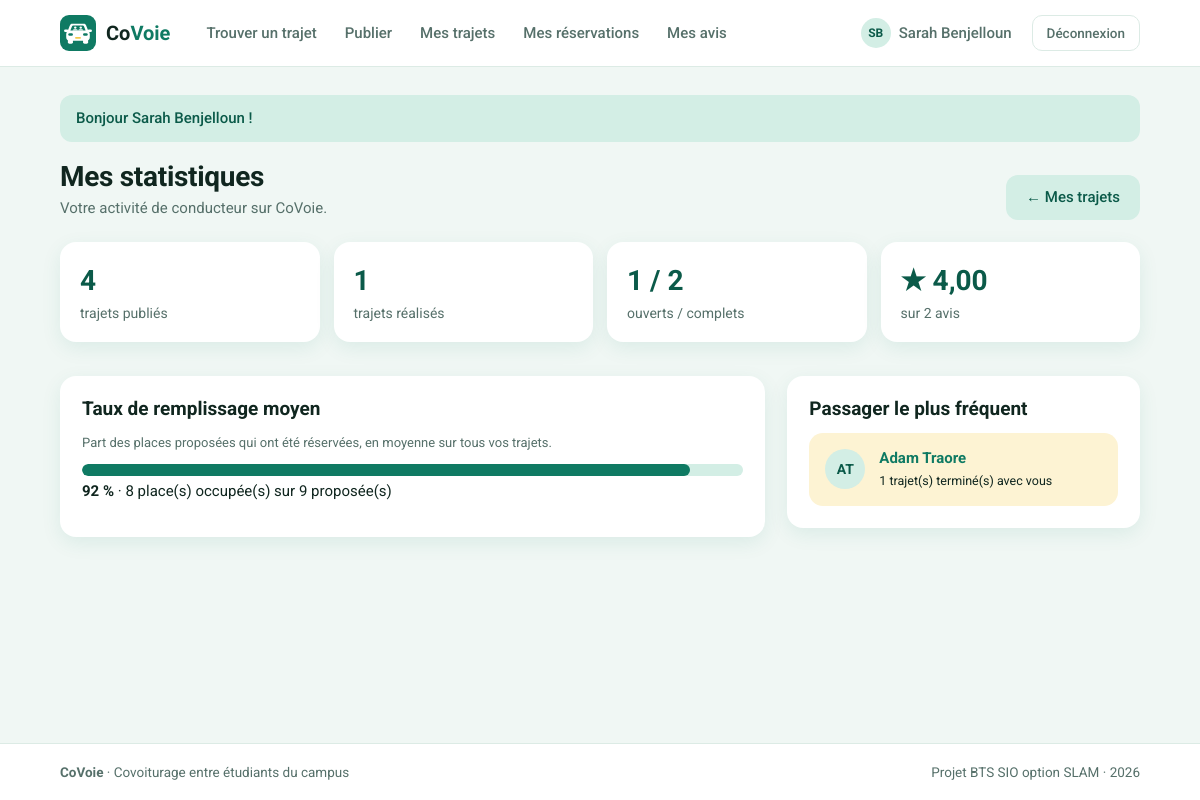
The app's page /index.php?page=mes-statistiques (signed in), older data.
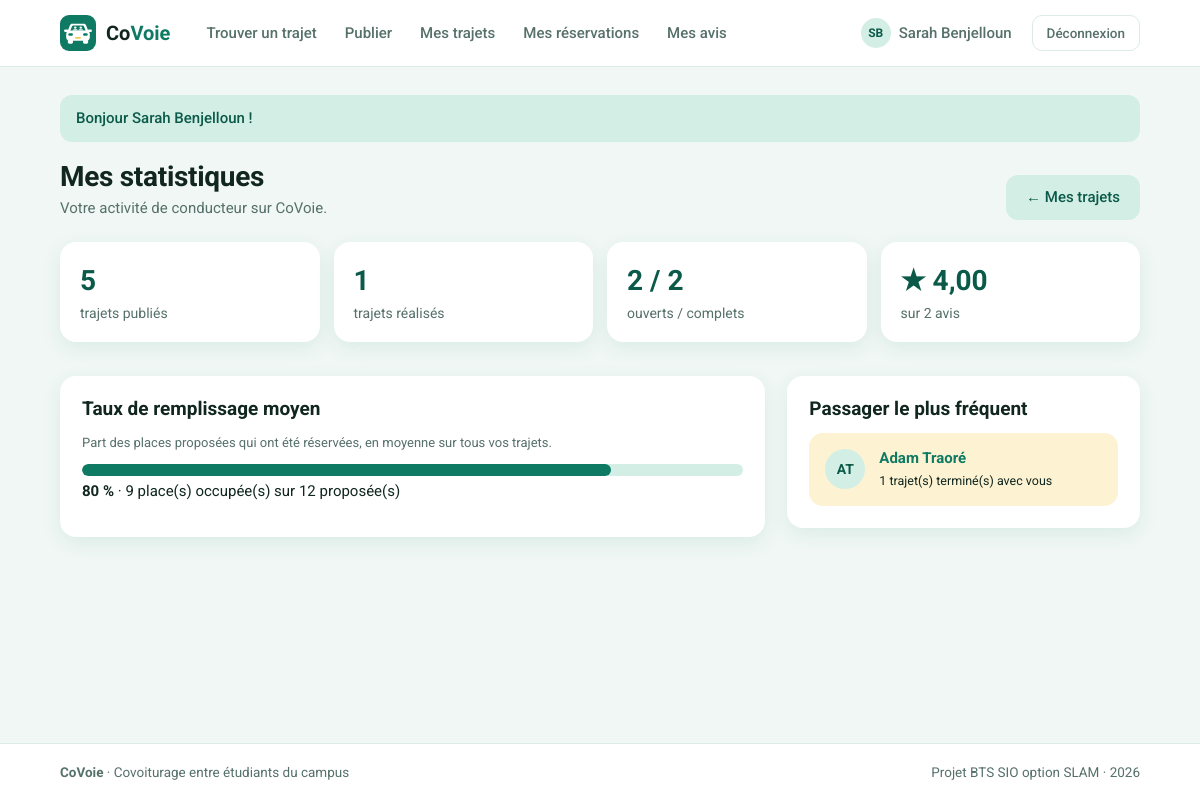
The same page, newer data.
### tables this page shows
CREATE TABLE utilisateurs (
    id               INT(11)      NOT NULL AUTO_INCREMENT,
    nom              VARCHAR(100) NOT NULL,
    email            VARCHAR(180) NOT NULL,
    mot_de_passe     VARCHAR(255) NOT NULL,
    role             VARCHAR(10)  NOT NULL DEFAULT 'membre',
    date_inscription DATETIME     NOT NULL,

    PRIMARY KEY (id),
    UNIQUE KEY email_unique (email)
);

### includes/fonctions.php (called while the page is built, shortened)
<?php
function afficherVue(string $vue, array $donnees = []): void
{
    extract($donnees);
    require 'vues/gabarit/en-tete.php';
    require 'vues/' . $vue . '.php';
    require 'vues/gabarit/pied.php';
}
function e($texte): string
{
    return htmlspecialchars((string) $texte, ENT_QUOTES, 'UTF-8');
}
function initiales(string $nom): string
{
    $initiales = '';
    foreach (explode(' ', $nom) as $mot) {
        if ($mot !== '') {
            $initiales .= mb_strtoupper(mb_substr($mot, 0, 1));
        }
    }
    return mb_substr($initiales, 0, 2);
}

### controleurs/TrajetController.php (called while the page is built, shortened)
<?php
class TrajetController
{
    public function statistiques(): void
    {
        $idConnecte = proteger();
        afficherVue('trajets/statistiques', [
            'titre' => 'Mes statistiques',
            'stats' => Trajet::statistiques($idConnecte),
            'maNote' => Avis::noteMoyenne($idConnecte),
            'nombreAvis' => Avis::nombreAvis($idConnecte),
            'passagerFrequent' => Trajet::passagerLePlusFrequent($idConnecte)
        ]);
    }
}

### index.php (called while the page is built, shortened)
<?php
require_once 'includes/connexion.php';
require_once 'includes/fonctions.php';
require_once 'includes/routes.php';
require_once 'modeles/Trajet.php';
require_once 'controleurs/TrajetController.php';
$page = 'accueil';
if (isset($_GET['page']) && is_string($_GET['page'])) {
    $page = $_GET['page'];
}
$nomMethode = $routes[$page][1];
$controleur = new $nomControleur();
$controleur->$nomMethode();

### modeles/Trajet.php (called while the page is built, shortened)
<?php
class Trajet
{
    public static function statistiques(?int $idConducteur): array
    {
        $sql = "SELECT COUNT(*) AS publies,
                       SUM(CASE WHEN statut = 'Termine' THEN 1 ELSE 0 END) AS realises,
                       SUM(CASE WHEN statut = 'Ouvert'  THEN 1 ELSE 0 END) AS ouverts,
                       SUM(CASE WHEN statut = 'Complet' THEN 1 ELSE 0 END) AS complets,
                       SUM(places_totales - places_restantes) AS places_occupees,
                       SUM(places_totales) AS places_totales,
                       AVG(100.0 * (places_totales - places_restantes) / places_totales) AS taux
                FROM trajets";
        $parametres = [];
        if ($idConducteur !== null) {
            $sql .= ' WHERE id_conducteur = ?';
            $parametres[] = $idConducteur;
        }
        $stats = requete($sql, $parametres)->fetch();
        return $stats;
    }
    public static function passagerLePlusFrequent(int $idConducteur): ?array
    {
        $sql = "SELECT u.id, u.nom, COUNT(*) AS nb
                FROM reservations r
                JOIN trajets t ON t.id = r.id_trajet
                JOIN utilisateurs u ON u.id = r.id_passager
                WHERE t.id_conducteur = ? AND t.statut = 'Termine' AND r.statut = 'Confirmee'
                GROUP BY u.id, u.nom
                ORDER BY nb DESC, u.nom
                LIMIT 1";
        $passager = requete($sql, [$idConducteur])->fetch();
        return $passager;
    }
}

### includes/connexion.php (called while the page is built)
<?php
function connexionBdd(): PDO
{
    static $pdo = null;
    if ($pdo === null) {
        $dsn = 'mysql:host=' . BDD_HOTE . ';port=' . BDD_PORT . ';dbname=' . BDD_NOM . ';charset=utf8mb4';
        try {
            $pdo = new PDO($dsn, BDD_UTILISATEUR, BDD_MOT_DE_PASSE, [
                PDO::ATTR_ERRMODE => PDO::ERRMODE_EXCEPTION,
                PDO::ATTR_DEFAULT_FETCH_MODE => PDO::FETCH_ASSOC,
                PDO::ATTR_EMULATE_PREPARES => false
            ]);
        } catch (PDOException $erreur) {
            afficherErreur(500, 'Base de données inaccessible : lancez WAMP et importez sql/covoiturage.sql.');
        }
    }
    return $pdo;
}
function requete(string $sql, array $parametres = []): PDOStatement
{
    $resultat = connexionBdd()->prepare($sql);
    $resultat->execute($parametres);
    return $resultat;
}

### vues/trajets/statistiques.php (the view, shortened to what the changed rows need)
<?php
$taux = round((float) $stats['taux']);
?>
<div class="titre-page">
    <div>
        <h1>Mes statistiques</h1>
    </div>
</div>
<section class="chiffres">
    <div class="chiffre"><b><?= $stats['publies'] ?></b><span>trajets publiés</span></div>
    <div class="chiffre"><b><?= $stats['ouverts'] ?> / <?= $stats['complets'] ?></b><span>ouverts / complets</span></div>
</section>
<div class="deux-colonnes">
    <div class="carte">
        <h2>Taux de remplissage moyen</h2>
        <p class="discret">Part des places proposées qui ont été réservées, en moyenne sur tous vos trajets.</p>
        <div class="jauge"><div style="width: <?= $taux ?>%"></div></div>
        <p><b><?= $taux ?> %</b> · <?= $stats['places_occupees'] ?> place(s) occupée(s) sur <?= $stats['places_totales'] ?> proposée(s)</p>
    </div>
    <div class="carte">
        <h2>Passager le plus fréquent</h2>
        <?php if ($passagerFrequent === null) { ?>
            <p class="note-vide">Aucun passager sur vos trajets terminés pour l'instant.</p>
        <?php } else { ?>
            <div class="mise-en-avant">
                <span class="avatar"><?= e(initiales($passagerFrequent['nom'])) ?></span>
                <div>
                    <a href="index.php?page=profil&amp;id=<?= $passagerFrequent['id'] ?>"><b><?= e($passagerFrequent['nom']) ?></b></a><br>
                    <small><?= $passagerFrequent['nb'] ?> trajet(s) terminé(s) avec vous</small>
                </div>
            </div>
        <?php } ?>
    </div>
</div>

Row changes from the older to the newer data that the page shows:
changed utilisateurs "AT": nom "Adam Traore" → "Adam Traoré"
Text that changed along with them:
$stats['publies']: "4" → "5"
$stats['ouverts']: "1" → "2"
$taux: 92 → 80 (drawn)
$taux: "92" → "80"
$stats['places_occupees']: "8" → "9"
$stats['places_totales']: "9" → "12"
